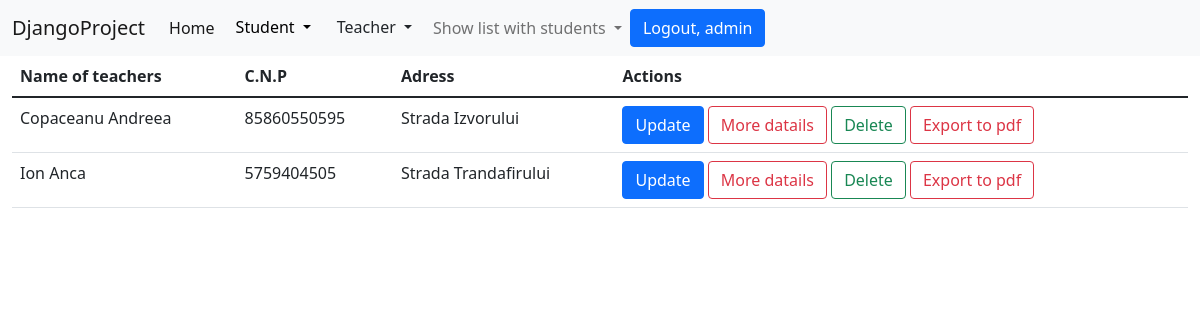
The page /all_teachers/ (signed in) on the database its author committed.
### profesor/models.py (models this page shows)
class Teacher(models.Model):
    first_name = models.CharField(max_length=30)
    last_name = models.CharField(max_length=30)
    cnp = models.IntegerField()
    date_of_birth = models.DateField()
    email = models.EmailField()
    adress = models.CharField(max_length=40)
    active = models.BooleanField(default=1)
    created_at = models.DateTimeField(auto_now_add=True)
    updated_at = models.DateTimeField(auto_now=True)

### profesor/views.py (the view)
# urls.py: path('all_teachers/', views.TeacherListView.as_view(), name='list-of-teachers'),
class TeacherListView(LoginRequiredMixin, PermissionRequiredMixin, ListView):
    template_name = 'teacher/list_teachers.html'
    model = Teacher
    context_object_name = 'all_teachers'
    permission_required = 'profesor.view_list_of_professor'

### djangoProject/context_processors.py (called while the page is built)
def get_all_students(request):
    all_students = Student.objects.all()
    return {'allstudents': all_students}

### templates/teacher/list_teachers.html (shortened to what this page needs)
{% extends 'base.html' %}
{% block content %}
    <table class="table table-hover">
        <thead>
        <tr>
            <th>Name of teachers</th>
            <th>C.N.P</th>
            <th>Adress</th>
            <th>Actions</th>
        </tr>
        </thead>
        <tbody>
        {% for teacher in all_teachers %}
            <tr>
                <td>{{ teacher.first_name }} {{ teacher.last_name }}</td>
                <td>{{ teacher.cnp }}</td>
                <td>{{ teacher.adress }}</td>
                <td>
                    {% if perms.profesor.change_teacher %}
                        <a href="{% url 'update-teacher' teacher.id %}" class="btn btn-primary">Update</a>
                    {% endif %}
                    {% if perms.profesor.view_teacher %}
                        <a href="{% url 'detail-teacher' teacher.id %}" class="btn btn-outline-danger"> More datails</a>
                    {% endif %}
                    {% if perms.profesor.delete_teacher %}
                        <a href="{% url 'delete-teacher' teacher.id %}" class="btn btn-outline-success">Delete</a>
                    {% endif %}
                {% if perms.profesor.export_pdft %}
                <a href="{% url 'export-to-pdf-detail-teacher' teacher.id %}" class="btn btn-outline-danger" target="_blank">Export to pdf</a>
                {% endif %}
                </td>
            </tr>
        {% endfor %}
        </tbody>
    </table>
{% endblock %}

### templates/base.html (shortened to what this page needs)
<!DOCTYPE html>
<html lang="en">
<head>
    <link href="https://cdn.jsdelivr.net/npm/bootstrap@5.1.1/dist/css/bootstrap.min.css" rel="stylesheet">
</head>
<body>
<nav class="navbar navbar-expand-lg navbar-light bg-light">
    <div class="container-fluid">
        <a class="navbar-brand" href="#">DjangoProject</a>
        <div class="collapse navbar-collapse" id="navbarNav">
            <ul class="navbar-nav">
                <li class="nav-item">
                    <a class="nav-link active" aria-current="page" href="{% url 'home' %} ">Home</a>
                </li>
                {% if request.user.is_authenticated %}
                    <div class="dropdown">
                        <button class="btn btn-light dropdown-toggle" type="button" id="dropdownMenu2"
                                data-bs-toggle="dropdown" aria-expanded="false">
                            Student
                        </button>
                    </div>
                    <div class="dropdown">
                        <button class="btn btn dropdown-toggle" type="button" id="dropdownMenu2"
                                data-bs-toggle="dropdown" aria-expanded="false">
                            Teacher
                        </button>
                    </div>
                    <div class="collapse navbar-collapse" id="navbarNavDarkDropdown">
                        <ul class="navbar-nav">
                            <li class="nav-item dropdown">
                                <a class="nav-link dropdown-toggle" href="#" id="navbarDarkDropdownMenuLink"
                                   role="button" data-bs-toggle="dropdown" aria-expanded="false">
                                    Show list with students
                                </a>
                            </li>
                        </ul>
                    </div>
                {% endif %}
            </ul>
            {% if request.user.is_authenticated %}
                <a class="btn btn-primary" href="{% url 'logout' %}">Logout, {{ request.user.username }}</a>
            {% else %}
                <a class="btn btn-success" href="{% url 'create-new-user' %}">Sign up</a>
                <a class="btn btn-warning" href="{% url 'login' %}">Login</a>
            {% endif %}
        </div>
    </div>
</nav>
<div class="container-fluid">
    {% block content %}
    {% endblock %}
</div>
</body>
</html>

### rows shown on the page
Teacher: first_name "Copaceanu", last_name "Andreea", cnp "85860550595", adress "Strada Izvorului"
Teacher: first_name "Ion", last_name "Anca", cnp "5759404505", adress "Strada Trandafirului"

### other values the page prints
{{ request.user.username }} "admin"
